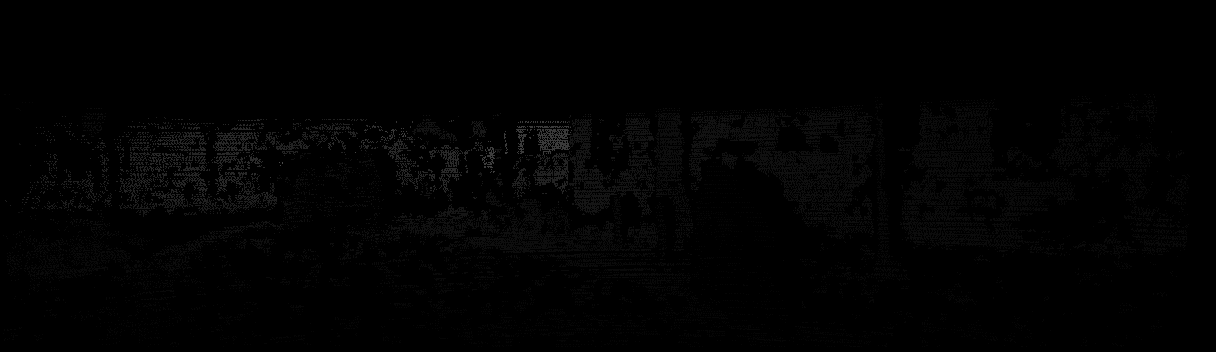
#> input picture Marigold/dispari/2011_09_26_drive_0005_sync_groundtruth_depth_0000000023_image_03.png, 1216 x 352 px; its folder holds only this picture in this run
$ python estrazione_profondita_px_disparita_kitty_originale.py
#> lines starting #> are read from the running program, lines starting #| are printed output that depends on the picture; after the words box and inside, x2 and y2 are one past the last pixel; in counts of white or black regions, pixels touching at a corner belong together
import os
import cv2
import numpy as np
import pandas as pd
import matplotlib.pyplot as plt

def generate_uvz_from_disparity(disparity_img_path, focal_length, baseline, disparity_scale, output_csv_path, show_depth_preview=False):
    """
    Genera un file CSV contenente (u, v, z) da una mappa di disparità KITTI.

    Args:
        disparity_img_path (str): Percorso all'immagine di disparità.
        focal_length (float): Lunghezza focale in pixel.
        baseline (float): Distanza tra le telecamere in metri.
        disparity_scale (float): Fattore di scala della disparità.
        output_csv_path (str): Percorso al file CSV di output.
        show_depth_preview (bool): Se True, mostra l'anteprima della mappa di profondità.
    """
#> called with focal_length = 721.5, baseline = 0.54, disparity_scale = 256, show_depth_preview = False
    # Carica l'immagine di disparità
    disparity = cv2.imread(disparity_img_path, cv2.IMREAD_UNCHANGED).astype(np.float32)
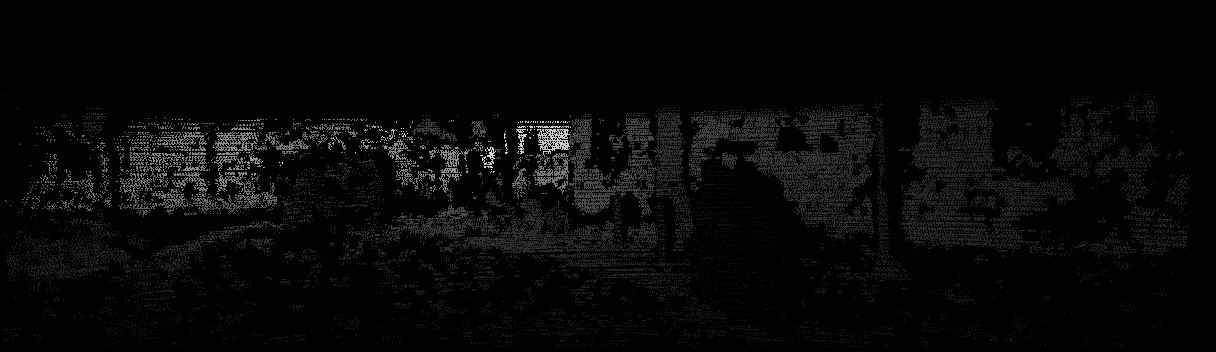
#> disparity: shape (352, 1216) float32; min 0, max 18860, mean 489.5; drawn with min black and max white
    if disparity is None:
        raise ValueError(f"Errore nel caricamento dell'immagine di disparità: {disparity_img_path}")

    # Stampa i valori minimi e massimi della disparità
    print(f"Elaborando {disparity_img_path} | Valori disparità: Min={np.min(disparity)}, Max={np.max(disparity)}")
#| Elaborando dispari/2011_09_26_drive_0005_sync_groundtruth_depth_0000000023_image_03.png | Valori disparità: Min=0.0, Max=18860.0

    # Scala la disparità per riportarla ai valori effettivi
    disparity_scaled = disparity / disparity_scale
    # Sostituisci disparità nulle o negative con un valore minimo per evitare divisioni per zero
    disparity_scaled[disparity_scaled <= 0] = 1e-5

    # Calcolo della profondità (z) in metri
    z = (baseline * focal_length) / disparity_scaled
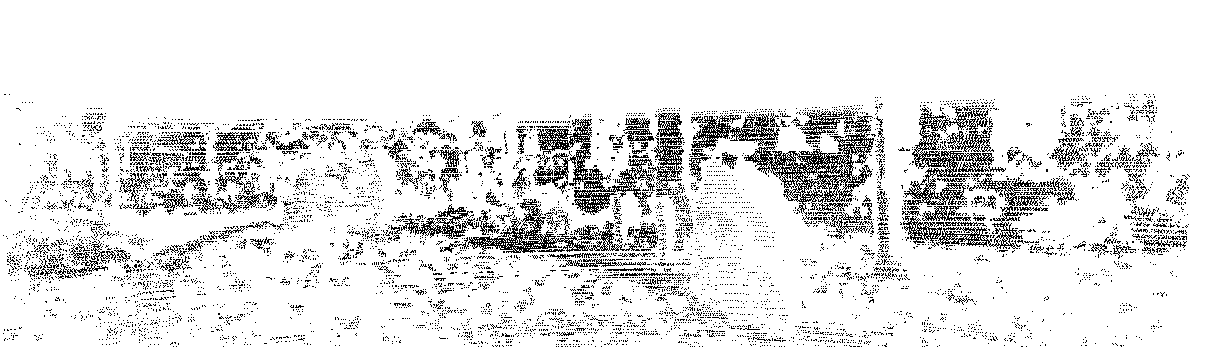
#> z: shape (352, 1216) float32; min 5.29, max 38963040, mean 34835640; drawn with min black and max white

    # Genera le coordinate (u, v) dei pixel
    height, width = disparity.shape
#> height = 352; width = 1216
    u, v = np.meshgrid(np.arange(width), np.arange(height))

    # Maschera per selezionare i pixel con valori di disparità validi
    valid_mask = disparity_scaled > 1e-5
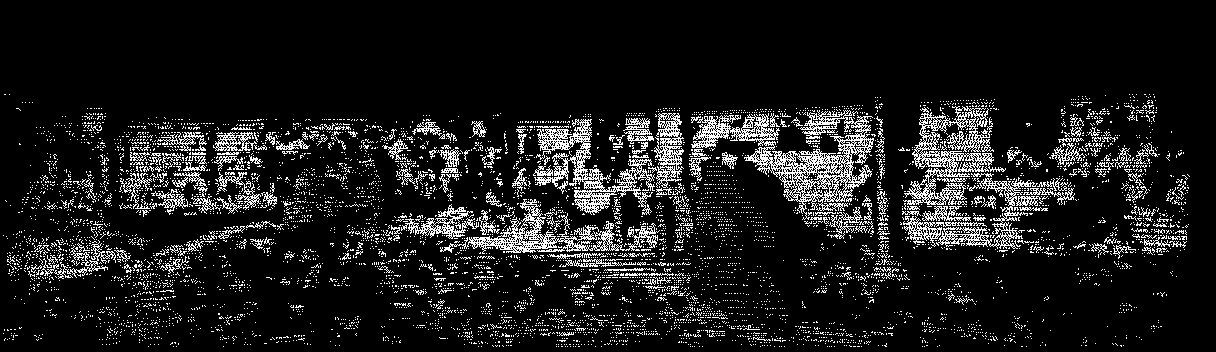
#> valid_mask: shape (352, 1216) bool; 10.6% white in thin lines or dots, all inside (x1, y1, x2, y2) = (3, 94, 1190, 347)

    # Combina (u, v, z) per i pixel validi in un unico array
    points = np.column_stack((u[valid_mask], v[valid_mask], z[valid_mask]))

    # Salva i punti validi in un file CSV
    df = pd.DataFrame(points, columns=['u', 'v', 'z'])
#> df = table of 45342 rows and 3 columns
    df.to_csv(output_csv_path, index=False)
    print(f"File CSV generato: {output_csv_path}")

    # Mostra un'anteprima della mappa di profondità se richiesto
    if show_depth_preview:
        plt.imshow(z, cmap='viridis')
        plt.colorbar(label="Profondità (m)")
        plt.title(f"Mappa di profondità: {os.path.basename(disparity_img_path)}")
        plt.show()


def process_disparity_folder(input_folder, output_folder, focal_length, baseline, disparity_scale, show_depth_preview=False):
    """
    Processa tutte le immagini di disparità in una cartella e salva i CSV di output in un'altra cartella.

    Args:
        input_folder (str): Cartella contenente le immagini di disparità.
        output_folder (str): Cartella in cui salvare i file CSV di output.
        focal_length (float): Lunghezza focale in pixel.
        baseline (float): Distanza tra le telecamere in metri.
        disparity_scale (float): Fattore di scala per la mappa di disparità.
        show_depth_preview (bool): Se True, mostra l'anteprima della mappa di profondità.
    """
    # Crea la cartella di output se non esiste
    os.makedirs(output_folder, exist_ok=True)

    # Trova tutte le immagini di disparità nella cartella di input
    supported_formats = (".png", ".jpg", ".jpeg", ".bmp", ".tiff")
    disparity_images = [f for f in os.listdir(input_folder) if f.lower().endswith(supported_formats)]

    if not disparity_images:
        print(f"Nessuna immagine trovata nella cartella: {input_folder}")
        return

    # Processa ogni immagine
    for disparity_image in disparity_images:
        input_path = os.path.join(input_folder, disparity_image)
        output_csv_path = os.path.join(output_folder, os.path.splitext(disparity_image)[0] + "_uvz.csv")
        generate_uvz_from_disparity(
            input_path,
            focal_length,
            baseline,
            disparity_scale,
            output_csv_path,
            show_depth_preview=show_depth_preview
        )


if __name__ == "__main__":
    # Parametri di calibrazione del dataset KITTI
    focal_length = 721.5377    # Lunghezza focale in pixel
    baseline = 0.54            # Baseline tra le telecamere in metri
    disparity_scale = 256.0    # Fattore di scala per la mappa di disparità

    # Percorsi delle cartelle
    input_folder = "dispari"  # Cartella contenente le immagini di disparità
    output_folder = "csv_uvz_output"  # Cartella in cui salvare i file CSV

    # Esegui la funzione
    process_disparity_folder(
        input_folder,
        output_folder,
        focal_length,
        baseline,
        disparity_scale,
        show_depth_preview=False  # Cambia a True per visualizzare le mappe di profondità
    )
